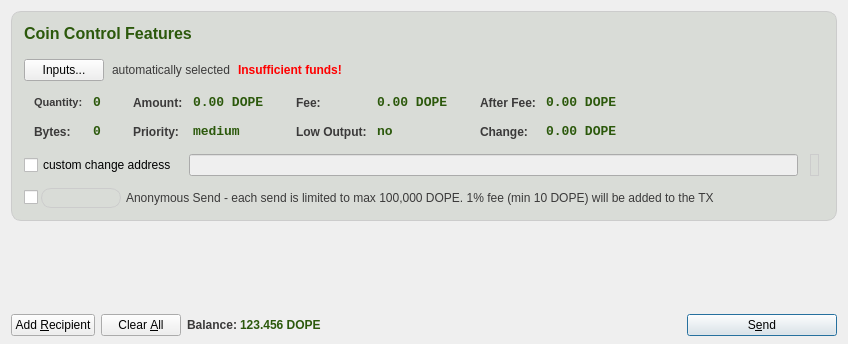
<?xml version="1.0" encoding="UTF-8"?>
<ui version="4.0">
 <class>SendCoinsDialog</class>
 <widget class="QDialog" name="SendCoinsDialog">
  <property name="geometry">
   <rect>
    <x>0</x>
    <y>0</y>
    <width>846</width>
    <height>344</height>
   </rect>
  </property>
  <property name="windowTitle">
   <string>Send Coins</string>
  </property>
  <layout class="QVBoxLayout" name="verticalLayout" stretch="0,1,0">
   <property name="bottomMargin">
    <number>8</number>
   </property>
   <item>
    <widget class="QFrame" name="frameCoinControl">
     <property name="sizePolicy">
      <sizepolicy hsizetype="Expanding" vsizetype="Expanding">
       <horstretch>0</horstretch>
       <verstretch>0</verstretch>
      </sizepolicy>
     </property>
     <property name="maximumSize">
      <size>
       <width>16777215</width>
       <height>16777215</height>
      </size>
     </property>
     <property name="styleSheet">
      <string notr="true">QFrame { border-radius:10px;background-color:#d9dcd7; border: 1px solid #ccc; }</string>
     </property>
     <property name="frameShape">
      <enum>QFrame::StyledPanel</enum>
     </property>
     <property name="frameShadow">
      <enum>QFrame::Plain</enum>
     </property>
     <layout class="QVBoxLayout" name="verticalLayoutCoinControl2" stretch="0,0">
      <property name="spacing">
       <number>6</number>
      </property>
      <property name="margin">
       <number>12</number>
      </property>
      <item>
       <layout class="QVBoxLayout" name="verticalLayoutCoinControl" stretch="0,0,0,0,1">
        <property name="spacing">
         <number>0</number>
        </property>
        <property name="leftMargin">
         <number>0</number>
        </property>
        <property name="topMargin">
         <number>0</number>
        </property>
        <item>
         <layout class="QHBoxLayout" name="horizontalLayoutCoinControl1">
          <property name="spacing">
           <number>12</number>
          </property>
          <property name="bottomMargin">
           <number>8</number>
          </property>
          <item>
           <widget class="QLabel" name="labelCoinControlFeatures">
            <property name="sizePolicy">
             <sizepolicy hsizetype="Preferred" vsizetype="Maximum">
              <horstretch>0</horstretch>
              <verstretch>0</verstretch>
             </sizepolicy>
            </property>
            <property name="font">
             <font>
              <pointsize>12</pointsize>
              <weight>75</weight>
              <italic>false</italic>
              <bold>true</bold>
             </font>
            </property>
            <property name="styleSheet">
             <string notr="true">QLabel { color: #2C590C; border: none;}</string>
            </property>
            <property name="text">
             <string>Coin Control Features</string>
            </property>
           </widget>
          </item>
         </layout>
        </item>
        <item>
         <layout class="QHBoxLayout" name="horizontalLayoutCoinControl2" stretch="0,0,0,0">
          <property name="spacing">
           <number>8</number>
          </property>
          <property name="topMargin">
           <number>8</number>
          </property>
          <property name="bottomMargin">
           <number>10</number>
          </property>
          <item>
           <widget class="QPushButton" name="pushButtonCoinControl">
            <property name="styleSheet">
             <string notr="true"/>
            </property>
            <property name="text">
             <string>Inputs...</string>
            </property>
           </widget>
          </item>
          <item>
           <widget class="QLabel" name="labelCoinControlAutomaticallySelected">
            <property name="styleSheet">
             <string notr="true">QLabel { border:none; color: #3B3A3A; }</string>
            </property>
            <property name="text">
             <string>automatically selected</string>
            </property>
            <property name="margin">
             <number>5</number>
            </property>
           </widget>
          </item>
          <item>
           <widget class="QLabel" name="labelCoinControlInsuffFunds">
            <property name="font">
             <font>
              <weight>75</weight>
              <bold>true</bold>
             </font>
            </property>
            <property name="styleSheet">
             <string notr="true">QLabel { border:none; color: red;}</string>
            </property>
            <property name="text">
             <string>Insufficient funds!</string>
            </property>
            <property name="margin">
             <number>5</number>
            </property>
           </widget>
          </item>
          <item>
           <spacer name="horizontalSpacerCoinControl">
            <property name="orientation">
             <enum>Qt::Horizontal</enum>
            </property>
            <property name="sizeHint" stdset="0">
             <size>
              <width>40</width>
              <height>1</height>
             </size>
            </property>
           </spacer>
          </item>
         </layout>
        </item>
        <item>
         <widget class="QWidget" name="widgetCoinControl" native="true">
          <property name="sizePolicy">
           <sizepolicy hsizetype="Preferred" vsizetype="Preferred">
            <horstretch>0</horstretch>
            <verstretch>0</verstretch>
           </sizepolicy>
          </property>
          <property name="minimumSize">
           <size>
            <width>0</width>
            <height>0</height>
           </size>
          </property>
          <property name="styleSheet">
           <string notr="true"/>
          </property>
          <layout class="QHBoxLayout" name="horizontalLayoutCoinControl5">
           <property name="margin">
            <number>0</number>
           </property>
           <item>
            <layout class="QHBoxLayout" name="horizontalLayoutCoinControl3" stretch="0,0,0,1">
             <property name="spacing">
              <number>20</number>
             </property>
             <property name="topMargin">
              <number>0</number>
             </property>
             <property name="bottomMargin">
              <number>10</number>
             </property>
             <item>
              <layout class="QFormLayout" name="formLayoutCoinControl1">
               <property name="horizontalSpacing">
                <number>10</number>
               </property>
               <property name="verticalSpacing">
                <number>14</number>
               </property>
               <property name="leftMargin">
                <number>10</number>
               </property>
               <property name="topMargin">
                <number>4</number>
               </property>
               <property name="rightMargin">
                <number>6</number>
               </property>
               <item row="0" column="0">
                <widget class="QLabel" name="labelCoinControlQuantityText">
                 <property name="font">
                  <font>
                   <pointsize>8</pointsize>
                   <weight>75</weight>
                   <bold>true</bold>
                  </font>
                 </property>
                 <property name="styleSheet">
                  <string notr="true">QLabel { border:none; color: #3B3A3A;}</string>
                 </property>
                 <property name="text">
                  <string>Quantity:</string>
                 </property>
                 <property name="margin">
                  <number>0</number>
                 </property>
                 <property name="indent">
                  <number>0</number>
                 </property>
                </widget>
               </item>
               <item row="0" column="1">
                <widget class="QLabel" name="labelCoinControlQuantity">
                 <property name="font">
                  <font>
                   <family>Monospace</family>
                   <pointsize>10</pointsize>
                   <weight>75</weight>
                   <bold>true</bold>
                   <kerning>true</kerning>
                  </font>
                 </property>
                 <property name="cursor">
                  <cursorShape>IBeamCursor</cursorShape>
                 </property>
                 <property name="contextMenuPolicy">
                  <enum>Qt::ActionsContextMenu</enum>
                 </property>
                 <property name="styleSheet">
                  <string notr="true">QLabel { border:none; color: #2C590C;}</string>
                 </property>
                 <property name="lineWidth">
                  <number>1</number>
                 </property>
                 <property name="text">
                  <string>0</string>
                 </property>
                 <property name="margin">
                  <number>0</number>
                 </property>
                 <property name="textInteractionFlags">
                  <set>Qt::LinksAccessibleByMouse|Qt::TextSelectableByKeyboard|Qt::TextSelectableByMouse</set>
                 </property>
                </widget>
               </item>
               <item row="1" column="0">
                <widget class="QLabel" name="labelCoinControlBytesText">
                 <property name="font">
                  <font>
                   <weight>75</weight>
                   <bold>true</bold>
                  </font>
                 </property>
                 <property name="styleSheet">
                  <string notr="true">QLabel { border:none; color: #3B3A3A;}</string>
                 </property>
                 <property name="text">
                  <string>Bytes:</string>
                 </property>
                </widget>
               </item>
               <item row="1" column="1">
                <widget class="QLabel" name="labelCoinControlBytes">
                 <property name="font">
                  <font>
                   <family>Monospace</family>
                   <pointsize>10</pointsize>
                   <weight>75</weight>
                   <bold>true</bold>
                  </font>
                 </property>
                 <property name="cursor">
                  <cursorShape>IBeamCursor</cursorShape>
                 </property>
                 <property name="contextMenuPolicy">
                  <enum>Qt::ActionsContextMenu</enum>
                 </property>
                 <property name="styleSheet">
                  <string notr="true">QLabel { border:none; color: #2C590C;}</string>
                 </property>
                 <property name="text">
                  <string>0</string>
                 </property>
                 <property name="textInteractionFlags">
                  <set>Qt::LinksAccessibleByMouse|Qt::TextSelectableByKeyboard|Qt::TextSelectableByMouse</set>
                 </property>
                </widget>
               </item>
              </layout>
             </item>
             <item>
              <layout class="QFormLayout" name="formLayoutCoinControl2">
               <property name="horizontalSpacing">
                <number>10</number>
               </property>
               <property name="verticalSpacing">
                <number>14</number>
               </property>
               <property name="leftMargin">
                <number>6</number>
               </property>
               <property name="topMargin">
                <number>4</number>
               </property>
               <property name="rightMargin">
                <number>6</number>
               </property>
               <item row="0" column="0">
                <widget class="QLabel" name="labelCoinControlAmountText">
                 <property name="font">
                  <font>
                   <weight>75</weight>
                   <bold>true</bold>
                  </font>
                 </property>
                 <property name="styleSheet">
                  <string notr="true">QLabel { border:none; color: #3B3A3A;}</string>
                 </property>
                 <property name="text">
                  <string>Amount:</string>
                 </property>
                 <property name="margin">
                  <number>0</number>
                 </property>
                </widget>
               </item>
               <item row="0" column="1">
                <widget class="QLabel" name="labelCoinControlAmount">
                 <property name="font">
                  <font>
                   <family>Monospace</family>
                   <pointsize>10</pointsize>
                   <weight>75</weight>
                   <bold>true</bold>
                  </font>
                 </property>
                 <property name="cursor">
                  <cursorShape>IBeamCursor</cursorShape>
                 </property>
                 <property name="contextMenuPolicy">
                  <enum>Qt::ActionsContextMenu</enum>
                 </property>
                 <property name="styleSheet">
                  <string notr="true">QLabel { border:none; color: #2C590C;}</string>
                 </property>
                 <property name="text">
                  <string>0.00 DOPE</string>
                 </property>
                 <property name="textInteractionFlags">
                  <set>Qt::LinksAccessibleByMouse|Qt::TextSelectableByKeyboard|Qt::TextSelectableByMouse</set>
                 </property>
                </widget>
               </item>
               <item row="1" column="0">
                <widget class="QLabel" name="labelCoinControlPriorityText">
                 <property name="font">
                  <font>
                   <weight>75</weight>
                   <bold>true</bold>
                  </font>
                 </property>
                 <property name="styleSheet">
                  <string notr="true">QLabel { border:none; color: #3B3A3A;}</string>
                 </property>
                 <property name="text">
                  <string>Priority:</string>
                 </property>
                </widget>
               </item>
               <item row="1" column="1">
                <widget class="QLabel" name="labelCoinControlPriority">
                 <property name="font">
                  <font>
                   <family>Monospace</family>
                   <pointsize>10</pointsize>
                   <weight>75</weight>
                   <bold>true</bold>
                  </font>
                 </property>
                 <property name="cursor">
                  <cursorShape>IBeamCursor</cursorShape>
                 </property>
                 <property name="contextMenuPolicy">
                  <enum>Qt::ActionsContextMenu</enum>
                 </property>
                 <property name="styleSheet">
                  <string notr="true">QLabel { border:none; color: #2C590C;}</string>
                 </property>
                 <property name="text">
                  <string>medium</string>
                 </property>
                 <property name="textInteractionFlags">
                  <set>Qt::LinksAccessibleByMouse|Qt::TextSelectableByKeyboard|Qt::TextSelectableByMouse</set>
                 </property>
                </widget>
               </item>
              </layout>
             </item>
             <item>
              <layout class="QFormLayout" name="formLayoutCoinControl3">
               <property name="horizontalSpacing">
                <number>10</number>
               </property>
               <property name="verticalSpacing">
                <number>14</number>
               </property>
               <property name="leftMargin">
                <number>6</number>
               </property>
               <property name="topMargin">
                <number>4</number>
               </property>
               <property name="rightMargin">
                <number>6</number>
               </property>
               <item row="0" column="0">
                <widget class="QLabel" name="labelCoinControlFeeText">
                 <property name="font">
                  <font>
                   <weight>75</weight>
                   <bold>true</bold>
                  </font>
                 </property>
                 <property name="styleSheet">
                  <string notr="true">QLabel { border:none; color: #3B3A3A;}</string>
                 </property>
                 <property name="text">
                  <string>Fee:</string>
                 </property>
                 <property name="margin">
                  <number>0</number>
                 </property>
                </widget>
               </item>
               <item row="0" column="1">
                <widget class="QLabel" name="labelCoinControlFee">
                 <property name="font">
                  <font>
                   <family>Monospace</family>
                   <pointsize>10</pointsize>
                   <weight>75</weight>
                   <bold>true</bold>
                  </font>
                 </property>
                 <property name="cursor">
                  <cursorShape>IBeamCursor</cursorShape>
                 </property>
                 <property name="contextMenuPolicy">
                  <enum>Qt::ActionsContextMenu</enum>
                 </property>
                 <property name="styleSheet">
                  <string notr="true">QLabel { border:none; color: #2C590C;}</string>
                 </property>
                 <property name="text">
                  <string>0.00 DOPE</string>
                 </property>
                 <property name="textInteractionFlags">
                  <set>Qt::LinksAccessibleByMouse|Qt::TextSelectableByKeyboard|Qt::TextSelectableByMouse</set>
                 </property>
                </widget>
               </item>
               <item row="1" column="0">
                <widget class="QLabel" name="labelCoinControlLowOutputText">
                 <property name="font">
                  <font>
                   <weight>75</weight>
                   <bold>true</bold>
                  </font>
                 </property>
                 <property name="styleSheet">
                  <string notr="true">QLabel { border:none; color: #3B3A3A;}</string>
                 </property>
                 <property name="text">
                  <string>Low Output:</string>
                 </property>
                </widget>
               </item>
               <item row="1" column="1">
                <widget class="QLabel" name="labelCoinControlLowOutput">
                 <property name="font">
                  <font>
                   <family>Monospace</family>
                   <pointsize>10</pointsize>
                   <weight>75</weight>
                   <bold>true</bold>
                  </font>
                 </property>
                 <property name="cursor">
                  <cursorShape>IBeamCursor</cursorShape>
                 </property>
                 <property name="contextMenuPolicy">
                  <enum>Qt::ActionsContextMenu</enum>
                 </property>
                 <property name="styleSheet">
                  <string notr="true">QLabel { border:none; color: #2C590C;}</string>
                 </property>
                 <property name="text">
                  <string>no</string>
                 </property>
                 <property name="textInteractionFlags">
                  <set>Qt::LinksAccessibleByMouse|Qt::TextSelectableByKeyboard|Qt::TextSelectableByMouse</set>
                 </property>
                </widget>
               </item>
              </layout>
             </item>
             <item>
              <layout class="QFormLayout" name="formLayoutCoinControl4">
               <property name="horizontalSpacing">
                <number>10</number>
               </property>
               <property name="verticalSpacing">
                <number>14</number>
               </property>
               <property name="leftMargin">
                <number>6</number>
               </property>
               <property name="topMargin">
                <number>4</number>
               </property>
               <property name="rightMargin">
                <number>6</number>
               </property>
               <item row="0" column="0">
                <widget class="QLabel" name="labelCoinControlAfterFeeText">
                 <property name="font">
                  <font>
                   <weight>75</weight>
                   <bold>true</bold>
                  </font>
                 </property>
                 <property name="styleSheet">
                  <string notr="true">QLabel { border:none; color: #3B3A3A;}</string>
                 </property>
                 <property name="text">
                  <string>After Fee:</string>
                 </property>
                 <property name="margin">
                  <number>0</number>
                 </property>
                </widget>
               </item>
               <item row="0" column="1">
                <widget class="QLabel" name="labelCoinControlAfterFee">
                 <property name="font">
                  <font>
                   <family>Monospace</family>
                   <pointsize>10</pointsize>
                   <weight>75</weight>
                   <bold>true</bold>
                  </font>
                 </property>
                 <property name="cursor">
                  <cursorShape>IBeamCursor</cursorShape>
                 </property>
                 <property name="contextMenuPolicy">
                  <enum>Qt::ActionsContextMenu</enum>
                 </property>
                 <property name="styleSheet">
                  <string notr="true">QLabel { border:none; color: #2C590C;}</string>
                 </property>
                 <property name="text">
                  <string>0.00 DOPE</string>
                 </property>
                 <property name="textInteractionFlags">
                  <set>Qt::LinksAccessibleByMouse|Qt::TextSelectableByKeyboard|Qt::TextSelectableByMouse</set>
                 </property>
                </widget>
               </item>
               <item row="1" column="0">
                <widget class="QLabel" name="labelCoinControlChangeText">
                 <property name="font">
                  <font>
                   <weight>75</weight>
                   <bold>true</bold>
                  </font>
                 </property>
                 <property name="styleSheet">
                  <string notr="true">QLabel { border:none; color: #3B3A3A;}</string>
                 </property>
                 <property name="text">
                  <string>Change:</string>
                 </property>
                </widget>
               </item>
               <item row="1" column="1">
                <widget class="QLabel" name="labelCoinControlChange">
                 <property name="font">
                  <font>
                   <family>Monospace</family>
                   <pointsize>10</pointsize>
                   <weight>75</weight>
                   <bold>true</bold>
                  </font>
                 </property>
                 <property name="cursor">
                  <cursorShape>IBeamCursor</cursorShape>
                 </property>
                 <property name="contextMenuPolicy">
                  <enum>Qt::ActionsContextMenu</enum>
                 </property>
                 <property name="styleSheet">
                  <string notr="true">QLabel { border:none; color: #2C590C;}</string>
                 </property>
                 <property name="text">
                  <string>0.00 DOPE</string>
                 </property>
                 <property name="textInteractionFlags">
                  <set>Qt::LinksAccessibleByMouse|Qt::TextSelectableByKeyboard|Qt::TextSelectableByMouse</set>
                 </property>
                </widget>
               </item>
              </layout>
             </item>
            </layout>
           </item>
          </layout>
         </widget>
        </item>
        <item>
         <layout class="QHBoxLayout" name="horizontalLayoutCoinControl4" stretch="0,0,0">
          <property name="spacing">
           <number>12</number>
          </property>
          <property name="sizeConstraint">
           <enum>QLayout::SetDefaultConstraint</enum>
          </property>
          <property name="topMargin">
           <number>5</number>
          </property>
          <property name="rightMargin">
           <number>5</number>
          </property>
          <item>
           <widget class="QCheckBox" name="checkBoxCoinControlChange">
            <property name="text">
             <string>custom change address</string>
            </property>
           </widget>
          </item>
          <item>
           <widget class="QLineEdit" name="lineEditCoinControlChange">
            <property name="enabled">
             <bool>false</bool>
            </property>
            <property name="sizePolicy">
             <sizepolicy hsizetype="Expanding" vsizetype="Fixed">
              <horstretch>0</horstretch>
              <verstretch>0</verstretch>
             </sizepolicy>
            </property>
           </widget>
          </item>
          <item>
           <widget class="QLabel" name="labelCoinControlChangeLabel">
            <property name="sizePolicy">
             <sizepolicy hsizetype="Preferred" vsizetype="Expanding">
              <horstretch>0</horstretch>
              <verstretch>0</verstretch>
             </sizepolicy>
            </property>
            <property name="minimumSize">
             <size>
              <width>0</width>
              <height>0</height>
             </size>
            </property>
            <property name="text">
             <string/>
            </property>
            <property name="margin">
             <number>3</number>
            </property>
           </widget>
          </item>
         </layout>
        </item>
        <item>
         <spacer name="verticalSpacerCoinControl">
          <property name="orientation">
           <enum>Qt::Vertical</enum>
          </property>
          <property name="sizeHint" stdset="0">
           <size>
            <width>800</width>
            <height>1</height>
           </size>
          </property>
         </spacer>
        </item>
       </layout>
      </item>
      <item>
       <layout class="QHBoxLayout" name="horizontalLayoutCoinControl7" stretch="0,0,0,0">
        <property name="spacing">
         <number>0</number>
        </property>
        <property name="sizeConstraint">
         <enum>QLayout::SetDefaultConstraint</enum>
        </property>
        <property name="topMargin">
         <number>5</number>
        </property>
        <property name="rightMargin">
         <number>5</number>
        </property>
        <item>
         <widget class="QCheckBox" name="checkBoxAnonymousSend">
          <property name="maximumSize">
           <size>
            <width>17</width>
            <height>16777215</height>
           </size>
          </property>
          <property name="text">
           <string/>
          </property>
         </widget>
        </item>
        <item>
         <widget class="QLabel" name="label_2">
          <property name="maximumSize">
           <size>
            <width>80</width>
            <height>16777215</height>
           </size>
          </property>
          <property name="text">
           <string/>
          </property>
          <property name="pixmap">
           <pixmap resource="../bitcoin.qrc">:/icons/supersend</pixmap>
          </property>
         </widget>
        </item>
        <item>
         <spacer name="horizontalSpacer_3">
          <property name="orientation">
           <enum>Qt::Horizontal</enum>
          </property>
          <property name="sizeType">
           <enum>QSizePolicy::Fixed</enum>
          </property>
          <property name="sizeHint" stdset="0">
           <size>
            <width>5</width>
            <height>20</height>
           </size>
          </property>
         </spacer>
        </item>
        <item>
         <widget class="QLabel" name="label_3">
          <property name="styleSheet">
           <string notr="true">QLabel { border:none; color: #3B3A3A; }</string>
          </property>
          <property name="text">
           <string>Anonymous Send - each send is limited to max 100,000 DOPE. 1% fee (min 10 DOPE) will be added to the TX</string>
          </property>
         </widget>
        </item>
       </layout>
      </item>
     </layout>
    </widget>
   </item>
   <item>
    <widget class="QScrollArea" name="scrollArea">
     <property name="autoFillBackground">
      <bool>false</bool>
     </property>
     <property name="styleSheet">
      <string notr="true">QScrollArea { border: none; background: transparent;}</string>
     </property>
     <property name="frameShadow">
      <enum>QFrame::Plain</enum>
     </property>
     <property name="lineWidth">
      <number>1</number>
     </property>
     <property name="widgetResizable">
      <bool>true</bool>
     </property>
     <widget class="QWidget" name="scrollAreaWidgetContents">
      <property name="geometry">
       <rect>
        <x>0</x>
        <y>0</y>
        <width>828</width>
        <height>69</height>
       </rect>
      </property>
      <property name="styleSheet">
       <string notr="true">QScrollArea { border: none; background: transparent;}</string>
      </property>
      <layout class="QVBoxLayout" name="verticalLayout_2">
       <property name="margin">
        <number>0</number>
       </property>
       <item>
        <layout class="QVBoxLayout" name="entries">
         <property name="spacing">
          <number>6</number>
         </property>
        </layout>
       </item>
       <item>
        <spacer name="verticalSpacer">
         <property name="orientation">
          <enum>Qt::Vertical</enum>
         </property>
         <property name="sizeHint" stdset="0">
          <size>
           <width>20</width>
           <height>40</height>
          </size>
         </property>
        </spacer>
       </item>
      </layout>
     </widget>
    </widget>
   </item>
   <item>
    <layout class="QHBoxLayout" name="horizontalLayout">
     <item>
      <widget class="QPushButton" name="addButton">
       <property name="toolTip">
        <string>Send to multiple recipients at once</string>
       </property>
       <property name="text">
        <string>Add &amp;Recipient</string>
       </property>
       <property name="icon">
        <iconset resource="../bitcoin.qrc">
         <normaloff>:/icons/add</normaloff>:/icons/add</iconset>
       </property>
       <property name="autoDefault">
        <bool>false</bool>
       </property>
      </widget>
     </item>
     <item>
      <widget class="QPushButton" name="clearButton">
       <property name="sizePolicy">
        <sizepolicy hsizetype="Minimum" vsizetype="Fixed">
         <horstretch>0</horstretch>
         <verstretch>0</verstretch>
        </sizepolicy>
       </property>
       <property name="toolTip">
        <string>Remove all transaction fields</string>
       </property>
       <property name="text">
        <string>Clear &amp;All</string>
       </property>
       <property name="icon">
        <iconset resource="../bitcoin.qrc">
         <normaloff>:/icons/remove</normaloff>:/icons/remove</iconset>
       </property>
       <property name="autoRepeatDelay">
        <number>300</number>
       </property>
       <property name="autoDefault">
        <bool>false</bool>
       </property>
      </widget>
     </item>
     <item>
      <layout class="QHBoxLayout" name="horizontalLayout_2">
       <property name="spacing">
        <number>3</number>
       </property>
       <item>
        <widget class="QLabel" name="label">
         <property name="sizePolicy">
          <sizepolicy hsizetype="Preferred" vsizetype="Fixed">
           <horstretch>0</horstretch>
           <verstretch>0</verstretch>
          </sizepolicy>
         </property>
         <property name="font">
          <font>
           <weight>75</weight>
           <bold>true</bold>
          </font>
         </property>
         <property name="styleSheet">
          <string notr="true">QLabel { border:none; color: #3B3A3A;}</string>
         </property>
         <property name="text">
          <string>Balance:</string>
         </property>
        </widget>
       </item>
       <item>
        <widget class="QLabel" name="labelBalance">
         <property name="sizePolicy">
          <sizepolicy hsizetype="Preferred" vsizetype="Fixed">
           <horstretch>0</horstretch>
           <verstretch>0</verstretch>
          </sizepolicy>
         </property>
         <property name="font">
          <font>
           <weight>75</weight>
           <bold>true</bold>
          </font>
         </property>
         <property name="cursor">
          <cursorShape>IBeamCursor</cursorShape>
         </property>
         <property name="styleSheet">
          <string notr="true">QLabel { border:none; color: #2C590C;}</string>
         </property>
         <property name="text">
          <string>123.456 DOPE</string>
         </property>
         <property name="textInteractionFlags">
          <set>Qt::LinksAccessibleByMouse|Qt::TextSelectableByKeyboard|Qt::TextSelectableByMouse</set>
         </property>
        </widget>
       </item>
      </layout>
     </item>
     <item>
      <spacer name="horizontalSpacer">
       <property name="orientation">
        <enum>Qt::Horizontal</enum>
       </property>
       <property name="sizeHint" stdset="0">
        <size>
         <width>40</width>
         <height>20</height>
        </size>
       </property>
      </spacer>
     </item>
     <item>
      <widget class="QPushButton" name="sendButton">
       <property name="minimumSize">
        <size>
         <width>150</width>
         <height>0</height>
        </size>
       </property>
       <property name="toolTip">
        <string>Confirm the send action</string>
       </property>
       <property name="text">
        <string>S&amp;end</string>
       </property>
       <property name="icon">
        <iconset resource="../bitcoin.qrc">
         <normaloff>:/icons/send</normaloff>:/icons/send</iconset>
       </property>
       <property name="default">
        <bool>true</bool>
       </property>
      </widget>
     </item>
    </layout>
   </item>
  </layout>
 </widget>
 <resources>
  <include location="../bitcoin.qrc"/>
 </resources>
 <connections/>
</ui>
